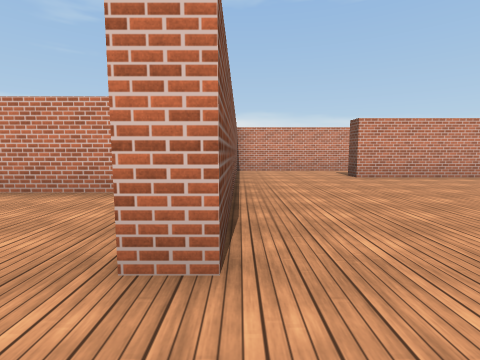
view 1 (above)

18 first-person views from a walk through a 3-D level made in the Unity game engine. The camera is 1.2 m above the floor, tilts 6° down and sees 85° across. The floor is counted in squares, 2 m on a side. Each view is taken from the middle of a square. On the plan, view 1 faces up. The plan holds only what a view shows up to about 9 squares ahead; the rest is blank. The place goes on beyond the plan. The player is left out. Door leaves are left out, so doorways stand open. Surface patterns are stand-ins for the level's own textures.

view 2
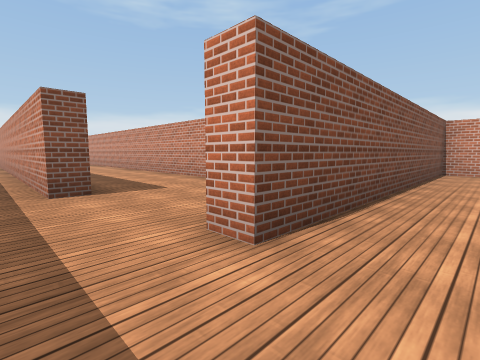

view 3
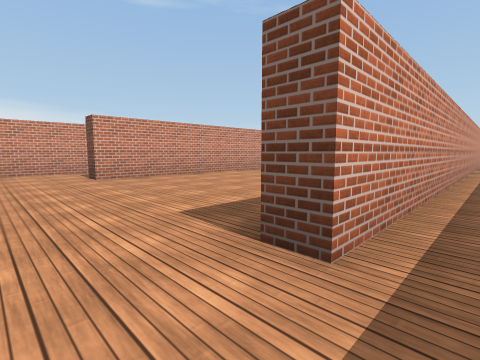

view 4
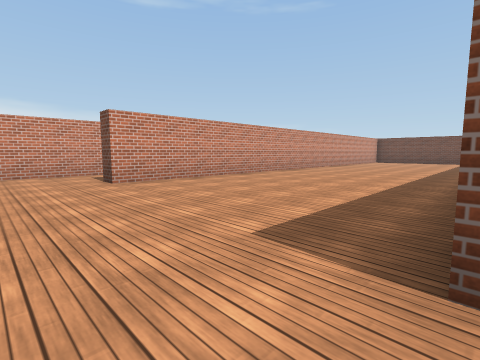

view 5
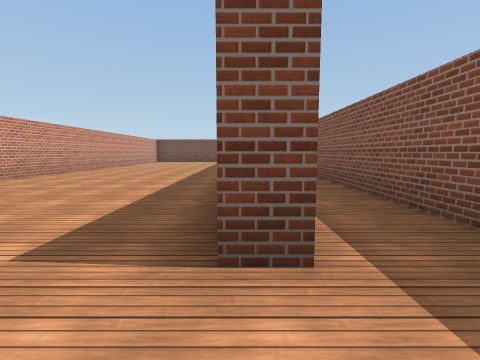

view 6
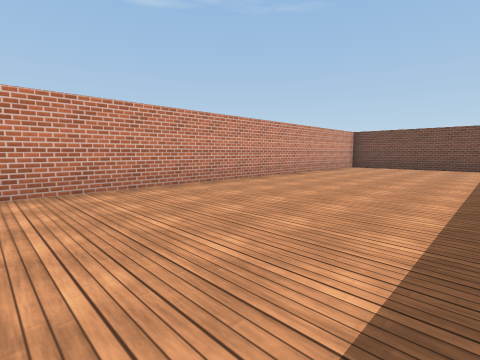

view 7
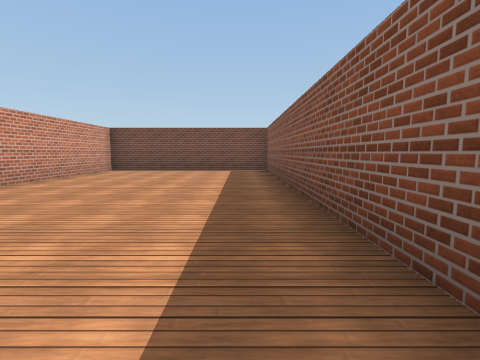

view 8
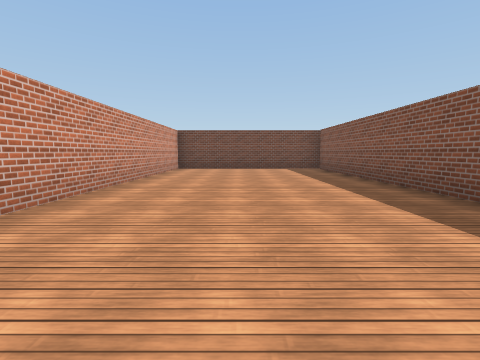

view 9
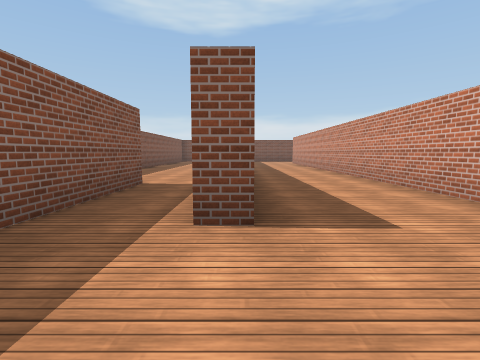

view 10
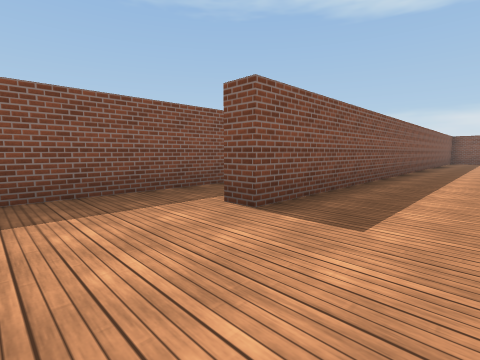

view 11
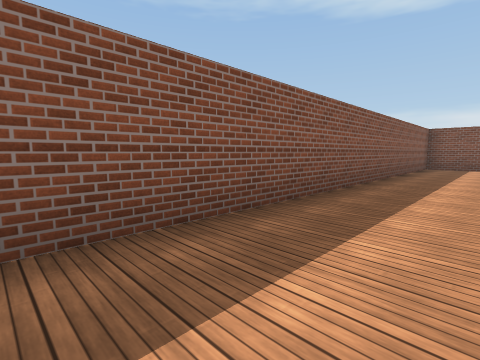

view 12
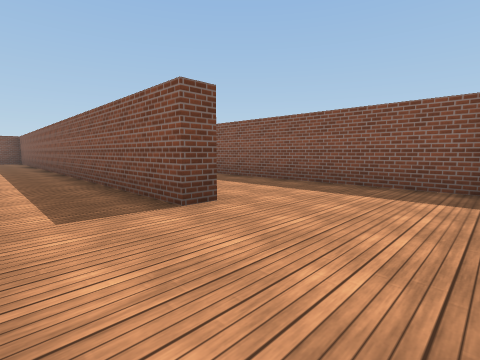

view 13
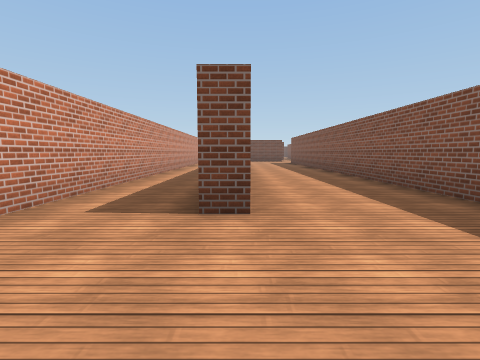

view 14
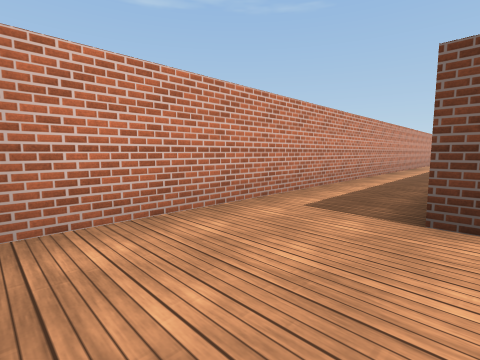

view 15
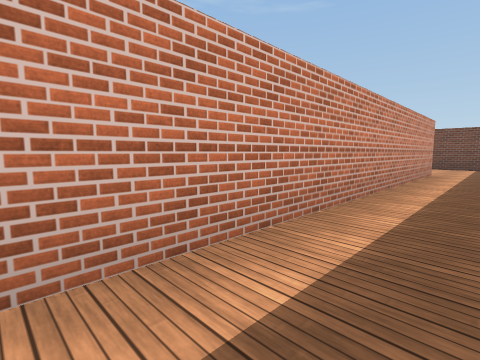

view 16
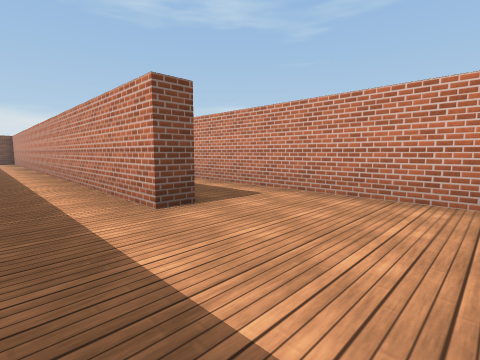

view 17
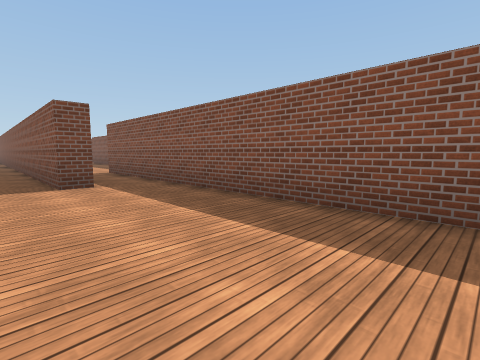

view 18
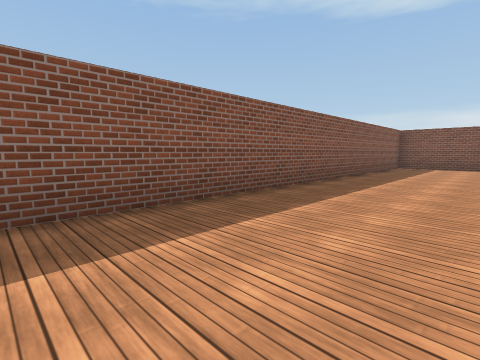

### Floor plan
Ten units are one square. View 1 is at (0, 0); x grows to the right and y downward. Boxes are objects, and circles mark ways between rooms. Rooms are numbered by the first view taken in them; rooms with no view inside come last. Other rooms are left out.
<svg viewBox="-187 -91 370 123">
<path fill="none" stroke="#000" d="M-155 -39 -155 -44 -67 -44M-36 -69 -36 -63 -180 -63M-35 9 9 9M-19 -39 -100 -39M-6 -55 -6 -65M-1 -12 -6 -12M-182 -25 -182 -11 -31 -11 -31 -6M-11 -86 -36 -86M99 -11 174 -11M94 -6 23 -6 23 -11M30 9 75 9M-1 -64 -1 -12M178 -10 178 -63 28 -63M-60 15 -60 9 -35 9M-171 27 -27 27M-182 5 -182 17M-31 -6 -111 -6"/>
<circle cx="0" cy="-5" r="3" fill="#2a7"/>
<circle cx="-30" cy="0" r="3" fill="#2a7"/>
<text x="-90" y="-30">1</text>
<text x="80" y="-40">2</text>
<text x="-110" y="10">3</text>
</svg>
Room 1 opens to room 2. Room 1 opens to room 3.

Where each view was taken, in squares from view 1:
view 1: 0 up, 0 right, facing up
view 2: 0 up, 1 right, facing up-left
view 3: 0 up, 1 right, facing up-right
view 4: 1 up, 1 right, facing up-right
view 5: 1 up, 1 right, facing right
view 6: 2 up, 7 right, facing up-right
view 7: 2 up, 9 right, facing right
view 8: 4 up, 8 right, facing right
view 9: 1 up, 1 left, facing left
view 10: 3 up, 1 left, facing down-left
view 11: 3 up, 7 left, facing down-left
view 12: 6 up, 18 left, facing down-right
view 13: 4 up, 18 left, facing right
view 14: 4 up, 18 left, facing up-right
view 15: 5 up, 12 left, facing up-right
view 16: 5 up, 1 left, facing up-left
view 17: 0 up, 11 left, facing down-right
view 18: 0 up, 7 left, facing down-left
